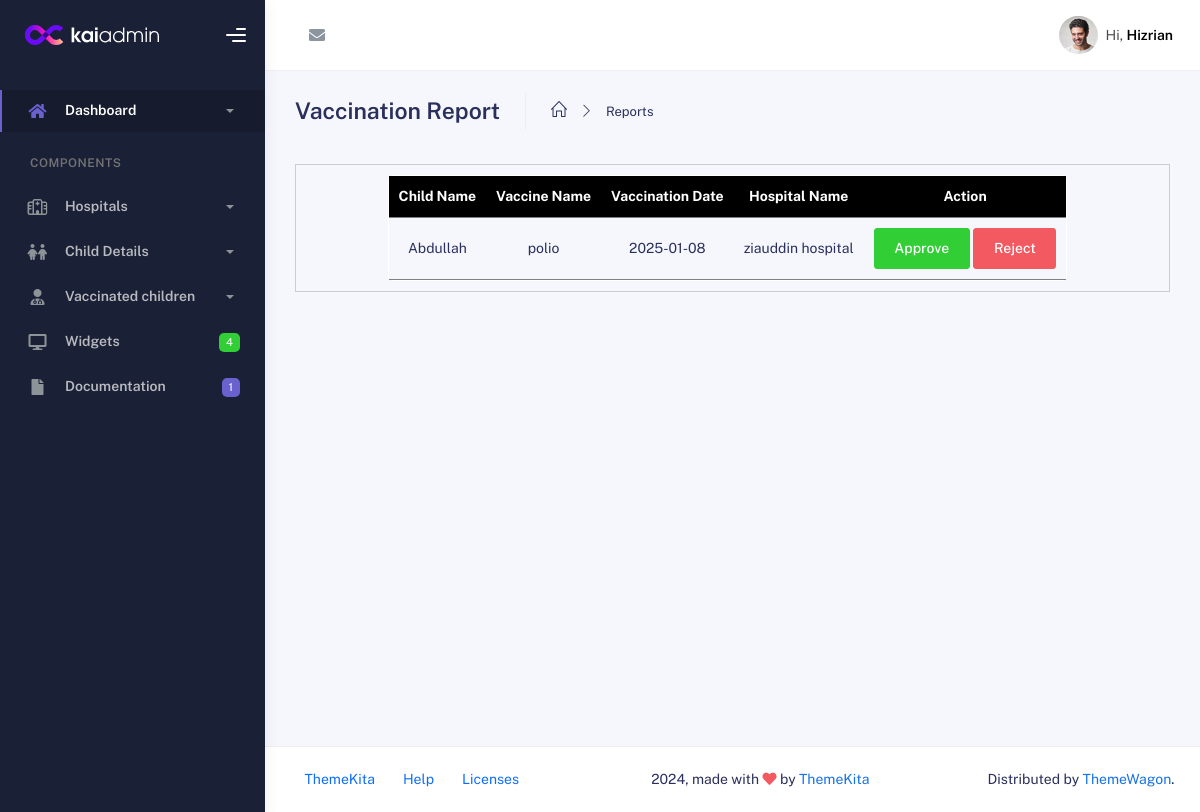
The page /Admin/admin_panel/forms/vac_report.php?child_id=1 on the database its author committed.
### tables this page shows
CREATE TABLE `vaccine_records` (
  `id` int(11) NOT NULL,
  `child_id` int(11) NOT NULL,
  `vaccine_name` varchar(255) NOT NULL,
  `Date_of_vaccination` date NOT NULL,
  `hospital_id` int(11) NOT NULL
);

CREATE TABLE `child_detail` (
  `id` int(11) NOT NULL,
  `ch_name` varchar(255) NOT NULL,
  `pa_name` varchar(255) NOT NULL,
  `pa_email` varchar(255) NOT NULL,
  `ch_age` int(11) NOT NULL,
  `ch_address` varchar(255) NOT NULL,
  `vac_date` date NOT NULL,
  `ch_dob` date NOT NULL,
  `vac_name` varchar(255) NOT NULL,
  `hos_name` varchar(255) NOT NULL,
  `pa_massege` varchar(300) NOT NULL,
  `child_status` enum('pending','approved','rejected') DEFAULT 'pending',
  `vac_report` enum('vaccinated','not vaccinated') DEFAULT 'not vaccinated'
);

CREATE TABLE `add_vaccine` (
  `vac_id` int(11) NOT NULL,
  `vaccine_name` varchar(255) NOT NULL,
  `vac_stoke` int(11) NOT NULL
);

CREATE TABLE `hospital_det` (
  `id` int(11) NOT NULL,
  `hosp_name` varchar(255) NOT NULL,
  `hosp_email` varchar(255) NOT NULL,
  `hosp_address` varchar(255) NOT NULL,
  `hosp_contact` int(11) NOT NULL,
  `hosp_city` varchar(255) NOT NULL,
  `hosp_opt` time NOT NULL,
  `hosp_clot` time NOT NULL,
  `hosp_image` varchar(255) NOT NULL
);

### Admin/admin_panel/forms/vac_report.php (the view, shortened to what this page needs)
<?php
include("../f_shared/f_header.php");
include("../f_shared/f_sidebar.php");
$connection = mysqli_connect("localhost", "root", "", "vaccine");
$quer = "
SELECT
    child_detail.ch_name AS child_name,
    add_vaccine.vaccine_name AS vaccine_name,
    vaccine_records.date_of_vaccination,
    hospital_det.hosp_name AS hospital_name
FROM vaccine_records
    JOIN child_detail ON vaccine_records.child_id = child_detail.id
    JOIN add_vaccine ON vaccine_records.vaccine_name = add_vaccine.vaccine_name
    JOIN hospital_det ON vaccine_records.hospital_id = hospital_det.id
WHERE vaccine_records.child_id
";
$result = mysqli_query($connection, $quer) or die(mysqli_error($connection));
if (mysqli_num_rows($result) > 0) {
?>
<div class="main-panel">
<?php
include("../f_shared/f_nav.php");
?>
<div class="container">
    <div class="page-inner">
        <div class="page-header">
            <h3 class="fw-bold mb-3">Vaccination Report</h3>
            <ul class="breadcrumbs mb-3">
                <li class="nav-home">
                    <a href="../index.php">
                        <i class="icon-home"></i>
                    </a>
                </li>
                <li class="separator">
                    <i class="icon-arrow-right"></i>
                </li>
                <li class="nav-item">
                    <a href="vac_report.php">Reports</a>
                </li>
            </ul>
        </div>
        <div class="show_hosp d-flex justify-content-center scroll-container">
            <table border="1px" class="content-item">
                <thead>
                    <tr>
                        <th>Child Name</th>
                        <th>Vaccine Name</th>
                        <th>Vaccination Date</th>
                        <th>Hospital Name</th>
                        <th style="border-right-color: black !important;">Action</th>
                    </tr>
                </thead>
                <tbody>
                <?php
                    while ($data = mysqli_fetch_assoc($result)) {
                ?>
                    <tr>
                        <td><?php echo $data['child_name']; ?></td>
                        <td><?php echo $data['vaccine_name']; ?></td>
                        <td><?php echo $data['date_of_vaccination']; ?></td>
                        <td><?php echo $data['hospital_name']; ?></td>
                        <td>
                            <form method='POST' action='update_status.php'>
                                <button type='submit' name='action' value="approve" class="btn btn-success">Approve</button>
                                <button type='submit' name='action' value="reject" class="btn btn-danger">Reject</button>
                            </form>
                        </td>
                    </tr>
                <?php } ?>
                </tbody>
            </table>
        <?php
        } else {
            echo "<script>alert('No records found!');</script>";
        }
        ?>
        </div>
    </div>
</div>
<?php
include("../f_shared/f_footer.php");
?>

### Admin/admin_panel/assets/css/main.css (style rules this page uses)
.scroll-container { display: flex; overflow-x: scroll; white-space: nowrap; width: 100%; border: 1px solid #ccc; padding: 10px; }
.content-item { display: inline-block; min-width: 150px; margin-right: 10px; text-align: center; border: 1px solid #ffffff; border-radius: 5px; }

### Admin/admin_panel/forms/vac_report.php (style rules this page uses)
table th, td { border-bottom: 1px solid gray; text-align: center; padding: 10px; }
th, td { padding: 10px; }
th { background-color: black; color: white; border-right-color: white !important; }

### rows shown on the page
vaccine_records: child.ch_name "Abdullah", add_vaccine.vaccine_name "polio", Date_of_vaccination "2025-01-08", hospital.hosp_name "ziauddin hospital"
